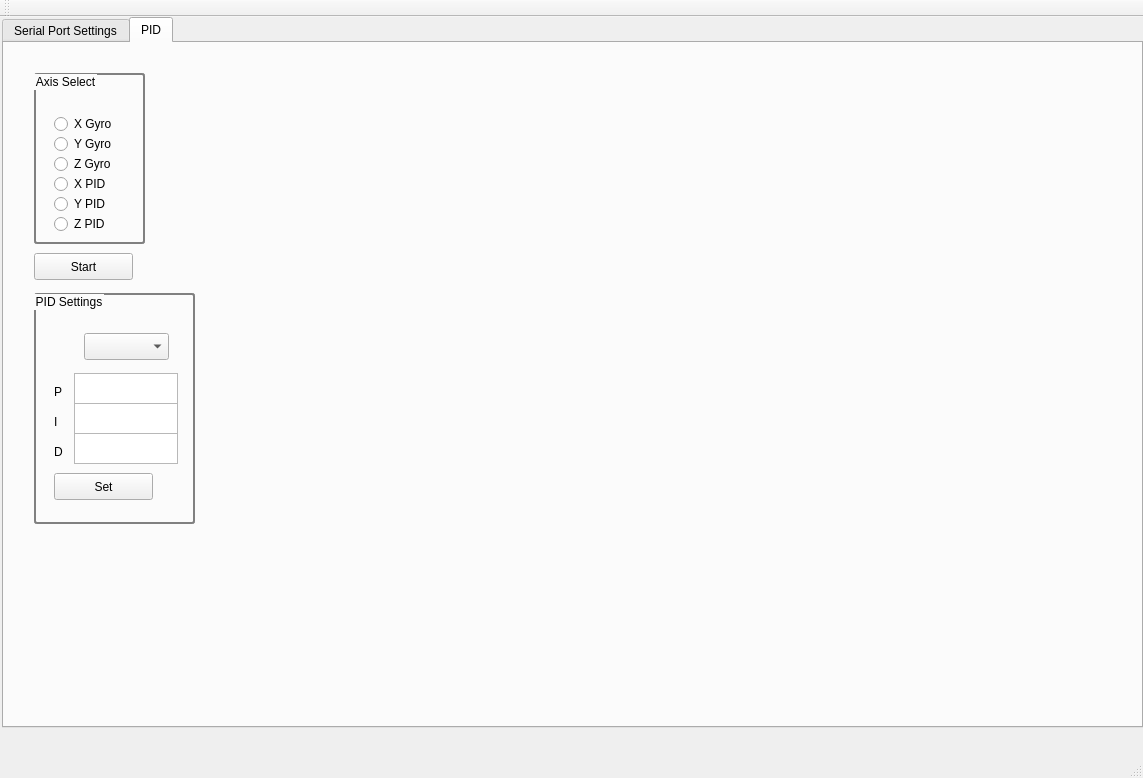
<?xml version="1.0" encoding="UTF-8"?>
<ui version="4.0">
 <class>MainWindow</class>
 <widget class="QMainWindow" name="MainWindow">
  <property name="geometry">
   <rect>
    <x>0</x>
    <y>0</y>
    <width>1143</width>
    <height>778</height>
   </rect>
  </property>
  <property name="windowTitle">
   <string>MainWindow</string>
  </property>
  <widget class="QWidget" name="centralWidget">
   <widget class="QTabWidget" name="tabWidget">
    <property name="geometry">
     <rect>
      <x>2</x>
      <y>0</y>
      <width>1141</width>
      <height>711</height>
     </rect>
    </property>
    <property name="currentIndex">
     <number>1</number>
    </property>
    <widget class="QWidget" name="tab_SerialPort">
     <attribute name="title">
      <string>Serial Port Settings</string>
     </attribute>
     <widget class="QGroupBox" name="selectBox">
      <property name="geometry">
       <rect>
        <x>0</x>
        <y>0</y>
        <width>241</width>
        <height>221</height>
       </rect>
      </property>
      <property name="styleSheet">
       <string notr="true">QGroupBox { 
     border: 1px solid gray; 
     border-radius: 2px; 
 } </string>
      </property>
      <property name="title">
       <string>Select Serial Port</string>
      </property>
      <layout class="QGridLayout" name="gridLayout">
       <item row="4" column="0">
        <widget class="QLabel" name="serialNumberLabel">
         <property name="minimumSize">
          <size>
           <width>0</width>
           <height>23</height>
          </size>
         </property>
         <property name="text">
          <string>Serial number:</string>
         </property>
        </widget>
       </item>
       <item row="5" column="0">
        <widget class="QLabel" name="locationLabel">
         <property name="minimumSize">
          <size>
           <width>0</width>
           <height>23</height>
          </size>
         </property>
         <property name="text">
          <string>Location:</string>
         </property>
        </widget>
       </item>
       <item row="7" column="0">
        <widget class="QLabel" name="pidLabel">
         <property name="minimumSize">
          <size>
           <width>0</width>
           <height>23</height>
          </size>
         </property>
         <property name="text">
          <string>Product ID:</string>
         </property>
        </widget>
       </item>
       <item row="6" column="0">
        <widget class="QLabel" name="vidLabel">
         <property name="minimumSize">
          <size>
           <width>0</width>
           <height>23</height>
          </size>
         </property>
         <property name="text">
          <string>Vendor ID:</string>
         </property>
        </widget>
       </item>
       <item row="3" column="0">
        <widget class="QLabel" name="manufacturerLabel">
         <property name="minimumSize">
          <size>
           <width>0</width>
           <height>23</height>
          </size>
         </property>
         <property name="text">
          <string>Manufacturer:</string>
         </property>
        </widget>
       </item>
       <item row="2" column="0">
        <widget class="QLabel" name="descriptionLabel">
         <property name="minimumSize">
          <size>
           <width>0</width>
           <height>23</height>
          </size>
         </property>
         <property name="text">
          <string>Description:</string>
         </property>
        </widget>
       </item>
       <item row="1" column="0">
        <widget class="QComboBox" name="serialPortInfoListBox">
         <property name="minimumSize">
          <size>
           <width>0</width>
           <height>27</height>
          </size>
         </property>
        </widget>
       </item>
      </layout>
     </widget>
     <widget class="QGroupBox" name="parametersBox">
      <property name="geometry">
       <rect>
        <x>0</x>
        <y>230</y>
        <width>241</width>
        <height>251</height>
       </rect>
      </property>
      <property name="styleSheet">
       <string notr="true">QGroupBox { 
     border: 2px solid gray; 
     border-radius: 3px; 
 } </string>
      </property>
      <property name="title">
       <string>Select Parameters</string>
      </property>
      <layout class="QGridLayout" name="gridLayout_2">
       <item row="0" column="0">
        <widget class="QLabel" name="baudRateLabel">
         <property name="text">
          <string>BaudRate:</string>
         </property>
        </widget>
       </item>
       <item row="1" column="0">
        <widget class="QLabel" name="dataBitsLabel">
         <property name="text">
          <string>Data bits:</string>
         </property>
        </widget>
       </item>
       <item row="1" column="1">
        <widget class="QComboBox" name="dataBitsBox"/>
       </item>
       <item row="0" column="1">
        <widget class="QComboBox" name="baudRateBox"/>
       </item>
       <item row="2" column="0">
        <widget class="QLabel" name="parityLabel">
         <property name="text">
          <string>Parity:</string>
         </property>
        </widget>
       </item>
       <item row="2" column="1">
        <widget class="QComboBox" name="parityBox"/>
       </item>
       <item row="3" column="0">
        <widget class="QLabel" name="stopBitsLabel">
         <property name="text">
          <string>Stop bits:</string>
         </property>
        </widget>
       </item>
       <item row="4" column="0">
        <widget class="QLabel" name="flowControlLabel">
         <property name="text">
          <string>Flow control:</string>
         </property>
        </widget>
       </item>
       <item row="3" column="1">
        <widget class="QComboBox" name="stopBitsBox"/>
       </item>
       <item row="4" column="1">
        <widget class="QComboBox" name="flowControlBox"/>
       </item>
       <item row="5" column="0">
        <widget class="QPushButton" name="connectButton">
         <property name="enabled">
          <bool>true</bool>
         </property>
         <property name="text">
          <string>Connect</string>
         </property>
        </widget>
       </item>
      </layout>
     </widget>
     <widget class="QPlainTextEdit" name="plainTextEdit_log">
      <property name="geometry">
       <rect>
        <x>250</x>
        <y>0</y>
        <width>881</width>
        <height>671</height>
       </rect>
      </property>
     </widget>
     <widget class="QGroupBox" name="groupBox">
      <property name="geometry">
       <rect>
        <x>0</x>
        <y>480</y>
        <width>241</width>
        <height>181</height>
       </rect>
      </property>
      <property name="styleSheet">
       <string notr="true">QGroupBox { 
     border: 2px solid gray; 
     border-radius: 3px; 
 } </string>
      </property>
      <property name="title">
       <string>Send Command</string>
      </property>
      <widget class="QLabel" name="label">
       <property name="geometry">
        <rect>
         <x>10</x>
         <y>30</y>
         <width>41</width>
         <height>17</height>
        </rect>
       </property>
       <property name="text">
        <string>CMD</string>
       </property>
      </widget>
      <widget class="QLabel" name="label_2">
       <property name="geometry">
        <rect>
         <x>10</x>
         <y>60</y>
         <width>51</width>
         <height>17</height>
        </rect>
       </property>
       <property name="text">
        <string>ADDR</string>
       </property>
      </widget>
      <widget class="QLabel" name="label_3">
       <property name="geometry">
        <rect>
         <x>10</x>
         <y>90</y>
         <width>51</width>
         <height>17</height>
        </rect>
       </property>
       <property name="text">
        <string>CNT</string>
       </property>
      </widget>
      <widget class="QLabel" name="label_4">
       <property name="geometry">
        <rect>
         <x>0</x>
         <y>120</y>
         <width>61</width>
         <height>17</height>
        </rect>
       </property>
       <property name="text">
        <string>VALUES</string>
       </property>
      </widget>
      <widget class="QPushButton" name="pushButton">
       <property name="geometry">
        <rect>
         <x>0</x>
         <y>150</y>
         <width>99</width>
         <height>27</height>
        </rect>
       </property>
       <property name="text">
        <string>Send</string>
       </property>
      </widget>
      <widget class="QPlainTextEdit" name="plainTextEdit_CMD">
       <property name="geometry">
        <rect>
         <x>60</x>
         <y>20</y>
         <width>104</width>
         <height>31</height>
        </rect>
       </property>
      </widget>
      <widget class="QPlainTextEdit" name="plainTextEdit_ADDR">
       <property name="geometry">
        <rect>
         <x>60</x>
         <y>50</y>
         <width>104</width>
         <height>31</height>
        </rect>
       </property>
      </widget>
      <widget class="QPlainTextEdit" name="plainTextEdit_CNT">
       <property name="geometry">
        <rect>
         <x>60</x>
         <y>80</y>
         <width>104</width>
         <height>31</height>
        </rect>
       </property>
      </widget>
      <widget class="QPlainTextEdit" name="plainTextEdit_VALUES">
       <property name="geometry">
        <rect>
         <x>60</x>
         <y>110</y>
         <width>171</width>
         <height>31</height>
        </rect>
       </property>
      </widget>
     </widget>
    </widget>
    <widget class="QWidget" name="tab_2">
     <attribute name="title">
      <string>PID</string>
     </attribute>
     <widget class="QCustomPlot" name="PIDPlot" native="true">
      <property name="geometry">
       <rect>
        <x>260</x>
        <y>10</y>
        <width>871</width>
        <height>641</height>
       </rect>
      </property>
     </widget>
     <widget class="QPushButton" name="pushButton_PIDTest">
      <property name="geometry">
       <rect>
        <x>30</x>
        <y>210</y>
        <width>99</width>
        <height>27</height>
       </rect>
      </property>
      <property name="text">
       <string>Start</string>
      </property>
     </widget>
     <widget class="QGroupBox" name="groupBox_2">
      <property name="geometry">
       <rect>
        <x>30</x>
        <y>30</y>
        <width>111</width>
        <height>171</height>
       </rect>
      </property>
      <property name="styleSheet">
       <string notr="true">QGroupBox { 
     border: 2px solid gray; 
     border-radius: 3px; 
 } </string>
      </property>
      <property name="title">
       <string>Axis Select</string>
      </property>
      <widget class="QRadioButton" name="radioButton_X_Axis">
       <property name="geometry">
        <rect>
         <x>20</x>
         <y>40</y>
         <width>117</width>
         <height>22</height>
        </rect>
       </property>
       <property name="text">
        <string>X Gyro</string>
       </property>
      </widget>
      <widget class="QRadioButton" name="radioButton_Y_Axis">
       <property name="geometry">
        <rect>
         <x>20</x>
         <y>60</y>
         <width>117</width>
         <height>22</height>
        </rect>
       </property>
       <property name="text">
        <string>Y Gyro</string>
       </property>
      </widget>
      <widget class="QRadioButton" name="radioButton_Z_Axis">
       <property name="geometry">
        <rect>
         <x>20</x>
         <y>80</y>
         <width>117</width>
         <height>22</height>
        </rect>
       </property>
       <property name="text">
        <string>Z Gyro</string>
       </property>
      </widget>
      <widget class="QRadioButton" name="radioButton_X_PID">
       <property name="geometry">
        <rect>
         <x>20</x>
         <y>100</y>
         <width>117</width>
         <height>22</height>
        </rect>
       </property>
       <property name="text">
        <string>X PID</string>
       </property>
      </widget>
      <widget class="QRadioButton" name="radioButton_Y_PID">
       <property name="geometry">
        <rect>
         <x>20</x>
         <y>120</y>
         <width>117</width>
         <height>22</height>
        </rect>
       </property>
       <property name="text">
        <string>Y PID</string>
       </property>
      </widget>
      <widget class="QRadioButton" name="radioButton_Z_PID">
       <property name="geometry">
        <rect>
         <x>20</x>
         <y>140</y>
         <width>117</width>
         <height>22</height>
        </rect>
       </property>
       <property name="text">
        <string>Z PID</string>
       </property>
      </widget>
     </widget>
     <widget class="QGroupBox" name="groupBox_3">
      <property name="geometry">
       <rect>
        <x>30</x>
        <y>250</y>
        <width>161</width>
        <height>231</height>
       </rect>
      </property>
      <property name="styleSheet">
       <string notr="true">QGroupBox { 
     border: 2px solid gray; 
     border-radius: 3px; 
 } </string>
      </property>
      <property name="title">
       <string>PID Settings</string>
      </property>
      <widget class="QTextEdit" name="textEdit_PID_PValue">
       <property name="geometry">
        <rect>
         <x>40</x>
         <y>80</y>
         <width>104</width>
         <height>31</height>
        </rect>
       </property>
      </widget>
      <widget class="QTextEdit" name="textEdit_PID_IValue">
       <property name="geometry">
        <rect>
         <x>40</x>
         <y>110</y>
         <width>104</width>
         <height>31</height>
        </rect>
       </property>
      </widget>
      <widget class="QTextEdit" name="textEdit_PID_DValue">
       <property name="geometry">
        <rect>
         <x>40</x>
         <y>140</y>
         <width>104</width>
         <height>31</height>
        </rect>
       </property>
      </widget>
      <widget class="QLabel" name="label_5">
       <property name="geometry">
        <rect>
         <x>20</x>
         <y>90</y>
         <width>16</width>
         <height>17</height>
        </rect>
       </property>
       <property name="text">
        <string>P</string>
       </property>
      </widget>
      <widget class="QLabel" name="label_6">
       <property name="geometry">
        <rect>
         <x>20</x>
         <y>120</y>
         <width>16</width>
         <height>17</height>
        </rect>
       </property>
       <property name="text">
        <string>I</string>
       </property>
      </widget>
      <widget class="QLabel" name="label_7">
       <property name="geometry">
        <rect>
         <x>20</x>
         <y>150</y>
         <width>16</width>
         <height>17</height>
        </rect>
       </property>
       <property name="text">
        <string>D</string>
       </property>
      </widget>
      <widget class="QPushButton" name="pushButton_PIDTest_2">
       <property name="geometry">
        <rect>
         <x>20</x>
         <y>180</y>
         <width>99</width>
         <height>27</height>
        </rect>
       </property>
       <property name="text">
        <string>Set</string>
       </property>
      </widget>
      <widget class="QComboBox" name="comboBox_PIDSelect">
       <property name="geometry">
        <rect>
         <x>50</x>
         <y>40</y>
         <width>85</width>
         <height>27</height>
        </rect>
       </property>
      </widget>
     </widget>
    </widget>
   </widget>
  </widget>
  <widget class="QMenuBar" name="menuBar">
   <property name="geometry">
    <rect>
     <x>0</x>
     <y>0</y>
     <width>1143</width>
     <height>25</height>
    </rect>
   </property>
  </widget>
  <widget class="QToolBar" name="mainToolBar">
   <attribute name="toolBarArea">
    <enum>TopToolBarArea</enum>
   </attribute>
   <attribute name="toolBarBreak">
    <bool>false</bool>
   </attribute>
  </widget>
  <widget class="QStatusBar" name="statusBar"/>
 </widget>
 <layoutdefault spacing="6" margin="11"/>
 <customwidgets>
  <customwidget>
   <class>QCustomPlot</class>
   <extends>QWidget</extends>
   <header>qcustomplot.h</header>
   <container>1</container>
  </customwidget>
 </customwidgets>
 <resources/>
 <connections/>
</ui>
